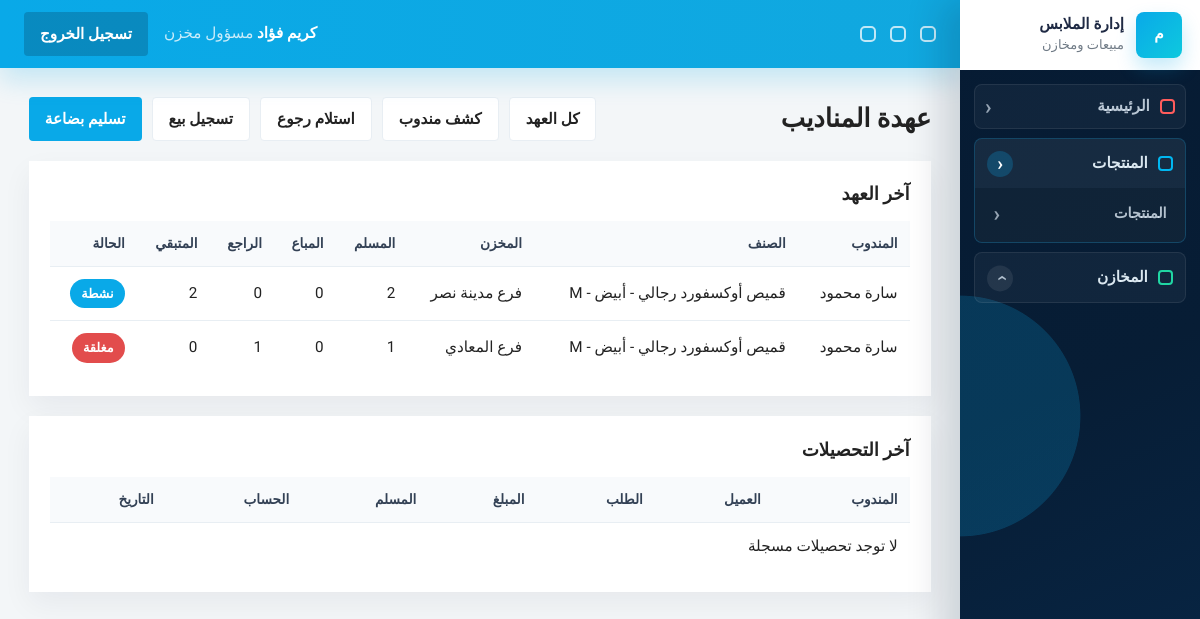
The app's page /sales-reps/ (signed in), older data.
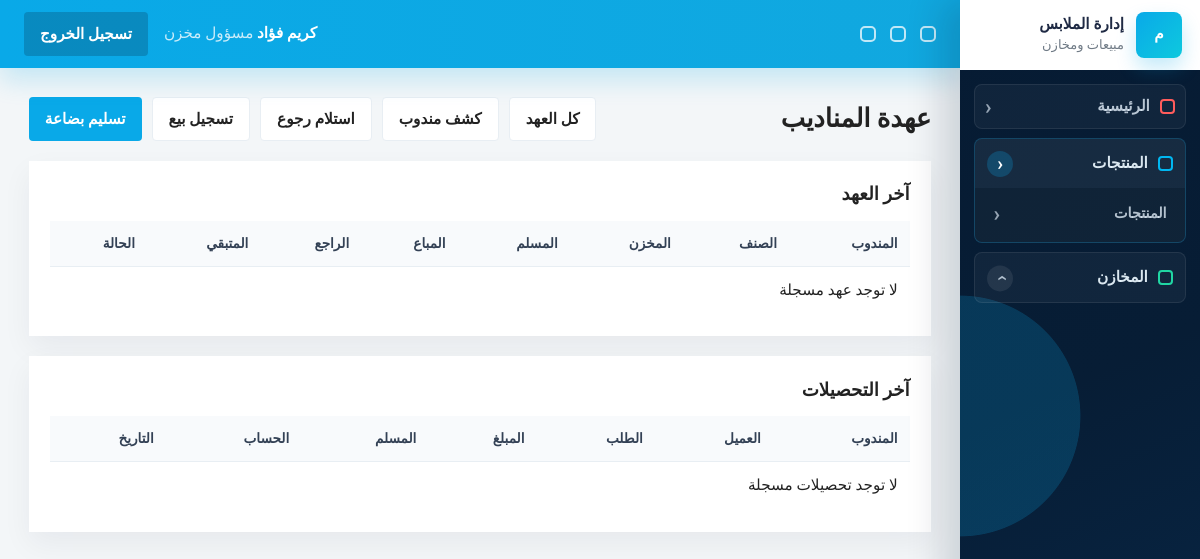
The same page, newer data.
### sales_reps/models.py (models this page shows, shortened)
class SalesRepStockAssignment(models.Model):
    sales_rep = models.ForeignKey(settings.AUTH_USER_MODEL, on_delete=models.PROTECT, related_name='stock_assignments')
    product_variant = models.ForeignKey(ProductVariant, on_delete=models.PROTECT, related_name='sales_rep_assignments')
    source_warehouse = models.ForeignKey(Warehouse, on_delete=models.PROTECT, related_name='sales_rep_assignments')
    quantity_assigned = models.PositiveIntegerField(default=0)
    quantity_sold = models.PositiveIntegerField(default=0)
    quantity_returned = models.PositiveIntegerField(default=0)
    quantity_remaining = models.PositiveIntegerField(default=0)
    assigned_by = models.ForeignKey(settings.AUTH_USER_MODEL, on_delete=models.SET_NULL, null=True, blank=True, related_name='created_stock_assignments')
    assigned_at = models.DateTimeField(default=timezone.now, db_index=True)
    notes = models.TextField(blank=True, null=True)
    is_active = models.BooleanField(default=True, db_index=True)
    created_at = models.DateTimeField(auto_now_add=True, db_index=True)
    updated_at = models.DateTimeField(auto_now=True)
    class Meta:
        indexes = [
            models.Index(fields=['sales_rep', 'is_active']),
            models.Index(fields=['product_variant', 'sales_rep']),
            models.Index(fields=['assigned_at']),
        ]

### accounts/models.py (models this page shows)
class User(AbstractUser):
    ROLE_MANAGER = 'manager'
    ROLE_SALES = 'sales'
    ROLE_WAREHOUSE = 'warehouse'
    ROLE_CHOICES = [
        (ROLE_MANAGER, 'مسؤول النظام'),
        (ROLE_SALES, 'مندوب مبيعات'),
        (ROLE_WAREHOUSE, 'مسؤول مخزن'),
    ]
    role = models.CharField(max_length=20, choices=ROLE_CHOICES, default=ROLE_SALES, db_index=True)
    phone = models.CharField(max_length=20, blank=True, null=True)
    created_at = models.DateTimeField(auto_now_add=True, db_index=True)
    class Meta:
        indexes = [
            models.Index(fields=['role', 'is_active']),
            models.Index(fields=['created_at']),
        ]
    @property
    def is_manager(self):
        return self.role == self.ROLE_MANAGER or self.is_superuser
    @property
    def is_sales(self):
        return self.role == self.ROLE_SALES
    @property
    def is_warehouse(self):
        return self.role == self.ROLE_WAREHOUSE

### products/models.py (models this page shows, shortened)
class ProductVariant(models.Model):
    product = models.ForeignKey(Product, on_delete=models.CASCADE, related_name='variants')
    color = models.ForeignKey(Color, on_delete=models.SET_NULL, null=True)
    size = models.ForeignKey(Size, on_delete=models.SET_NULL, null=True)
    variant_sku = models.CharField(max_length=120, unique=True, db_index=True)
    barcode = models.CharField(max_length=120, blank=True, null=True, db_index=True)
    cost_price = models.DecimalField(max_digits=10, decimal_places=2, default=0)
    sale_price = models.DecimalField(max_digits=10, decimal_places=2, default=0)
    is_active = models.BooleanField(default=True, db_index=True)
    class Meta:
        indexes = [
            models.Index(fields=['variant_sku']),
            models.Index(fields=['barcode']),
            models.Index(fields=['is_active']),
        ]
    def __str__(self):
        return f'{self.product.name} - {self.color} - {self.size}'

class Product(models.Model):
    name = models.CharField(max_length=200, db_index=True)
    sku = models.CharField(max_length=100, unique=True, db_index=True)
    category = models.ForeignKey(Category, on_delete=models.SET_NULL, null=True)
    description = models.TextField(blank=True, null=True)
    material = models.CharField(max_length=100, blank=True, null=True)
    season = models.CharField(max_length=100, blank=True, null=True)
    retail_price = models.DecimalField(max_digits=10, decimal_places=2, default=0)
    wholesale_price = models.DecimalField(max_digits=10, decimal_places=2, default=0)
    image = models.ImageField(upload_to='products/', blank=True, null=True)
    is_active = models.BooleanField(default=True, db_index=True)
    created_at = models.DateTimeField(auto_now_add=True, db_index=True)
    class Meta:
        indexes = [
            models.Index(fields=['sku']),
            models.Index(fields=['name', 'is_active']),
            models.Index(fields=['created_at']),
        ]

class Color(models.Model):
    name = models.CharField(max_length=50, unique=True)
    hex_code = models.CharField(max_length=7, blank=True, null=True)
    def __str__(self):
        return self.name

class Size(models.Model):
    name = models.CharField(max_length=20, unique=True)
    sort_order = models.PositiveIntegerField(default=0)
    class Meta:
        ordering = ['sort_order', 'name']
    def __str__(self):
        return self.name

### inventory/models.py (models this page shows)
class Warehouse(models.Model):
    TYPE_MAIN = 'main'
    TYPE_STORE = 'store'
    TYPE_REPRESENTATIVE = 'representative'
    WAREHOUSE_TYPE_CHOICES = [
        (TYPE_MAIN, 'مخزن رئيسي'),
        (TYPE_STORE, 'محل بيع'),
        (TYPE_REPRESENTATIVE, 'عهدة مندوب'),
    ]
    name = models.CharField(max_length=100, db_index=True)
    warehouse_type = models.CharField(max_length=20, choices=WAREHOUSE_TYPE_CHOICES, db_index=True)
    assigned_user = models.ForeignKey(
        settings.AUTH_USER_MODEL,
        on_delete=models.SET_NULL,
        null=True,
        blank=True,
        related_name='assigned_warehouses',
    )
    address = models.TextField(blank=True, null=True)
    is_active = models.BooleanField(default=True, db_index=True)
    def __str__(self):
        return self.name

### sales_reps/views.py (the view)
# urls.py: path('', views.SalesRepDashboardView.as_view(), name='dashboard'),
class SalesRepDashboardView(RoleRequiredMixin, TemplateView):
    allowed_roles = ('manager', 'sales', 'warehouse')
    template_name = 'sales_reps/dashboard.html'
    def get_context_data(self, **kwargs):
        context = super().get_context_data(**kwargs)
        assignments = SalesRepStockAssignment.objects.select_related('sales_rep', 'product_variant__product', 'source_warehouse')
        collections = SalesRepCollection.objects.select_related('sales_rep', 'customer', 'order', 'cash_account')
        if self.request.user.role == 'sales' and not self.request.user.is_superuser:
            assignments = assignments.filter(sales_rep=self.request.user)
            collections = collections.filter(sales_rep=self.request.user)
        context['assignments'] = assignments.order_by('-created_at')[:30]
        context['collections'] = collections.order_by('-created_at')[:30]
        return context

### accounts/permissions.py (called while the page is built)
def has_role(user, *roles):
    if not user.is_authenticated:
        return False
    if user.is_superuser or getattr(user, 'role', None) == 'manager':
        return True
    return getattr(user, 'role', None) in roles

    def test_func(self):
        return has_role(self.request.user, *self.allowed_roles)

### templates/sales_reps/dashboard.html (shortened to what this page needs)
{% extends 'base.html' %}
{% block content %}
<div class="page-head">
    <h1>عهدة المناديب</h1>
    <div class="button-row">
        <a class="btn btn-light" href="{% url 'sales_reps:assignments' %}">كل العهد</a>
        <a class="btn btn-light" href="{% url 'sales_reps:statement' %}">كشف مندوب</a>
        {% if request.user.is_warehouse or request.user.is_manager %}
            <a class="btn btn-light" href="{% url 'sales_reps:return_stock' %}">استلام رجوع</a>
            <a class="btn btn-light" href="{% url 'sales_reps:record_sale' %}">تسجيل بيع</a>
            <a class="btn btn-accent" href="{% url 'sales_reps:assign_stock' %}">تسليم بضاعة</a>
        {% endif %}
    </div>
</div>
<section class="card">
    <div class="section-title"><h2>آخر العهد</h2></div>
    <div class="table-wrap">
        <table>
            <thead>
                <tr><th>المندوب</th><th>الصنف</th><th>المخزن</th><th>المسلم</th><th>المباع</th><th>الراجع</th><th>المتبقي</th><th>الحالة</th></tr>
            </thead>
            <tbody>
                {% for assignment in assignments %}
                    <tr>
                        <td>{{ assignment.sales_rep.get_full_name|default:assignment.sales_rep.username }}</td>
                        <td>{{ assignment.product_variant }}</td>
                        <td>{{ assignment.source_warehouse }}</td>
                        <td>{{ assignment.quantity_assigned }}</td>
                        <td>{{ assignment.quantity_sold }}</td>
                        <td>{{ assignment.quantity_returned }}</td>
                        <td>{{ assignment.quantity_remaining }}</td>
                        <td>{% if assignment.is_active %}<span class="badge status-confirmed">نشطة</span>{% else %}<span class="badge status-cancelled">مغلقة</span>{% endif %}</td>
                    </tr>
                {% empty %}
                    <tr><td colspan="8">لا توجد عهد مسجلة</td></tr>
                {% endfor %}
            </tbody>
        </table>
    </div>
</section>
<section class="card">
    <div class="section-title"><h2>آخر التحصيلات</h2></div>
    <div class="table-wrap">
        <table>
            <thead>
                <tr><th>المندوب</th><th>العميل</th><th>الطلب</th><th>المبلغ</th><th>المسلم</th><th>الحساب</th><th>التاريخ</th></tr>
            </thead>
            <tbody>
                {% for collection in collections %}
                    <tr>
                        <td>{{ collection.sales_rep.get_full_name|default:collection.sales_rep.username }}</td>
                        <td>{{ collection.customer|default:'-' }}</td>
                        <td>{{ collection.order|default:'-' }}</td>
                        <td>{{ collection.amount }}</td>
                        <td>{{ collection.handed_over_amount }}</td>
                        <td>{{ collection.cash_account }}</td>
                        <td>{{ collection.collection_date }}</td>
                    </tr>
                {% empty %}
                    <tr><td colspan="7">لا توجد تحصيلات مسجلة</td></tr>
                {% endfor %}
            </tbody>
        </table>
    </div>
</section>
{% endblock %}

Row changes from the older to the newer data that the page shows:
removed SalesRepStockAssignment: sales_rep.get_full_name "سارة محمود", product_variant "قميص أوكسفورد رجالي - أبيض - M", source_warehouse "فرع مدينة نصر", quantity_assigned "2", quantity_sold "0", quantity_returned "0", quantity_remaining "2", is_active "نشطة"
removed SalesRepStockAssignment: sales_rep.get_full_name "سارة محمود", product_variant "قميص أوكسفورد رجالي - أبيض - M", source_warehouse "فرع المعادي", quantity_assigned "1", quantity_sold "0", quantity_returned "1", quantity_remaining "0", is_active "مغلقة"
Text that changed along with them:
text now shown: "لا توجد عهد مسجلة"
